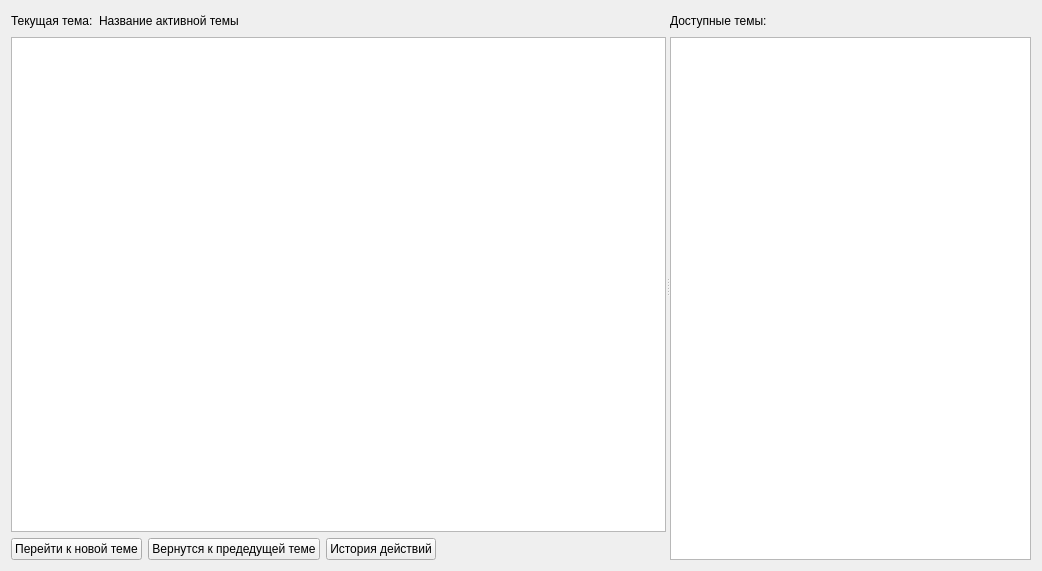
<?xml version="1.0" encoding="UTF-8"?>
<ui version="4.0">
 <class>GUI_cour</class>
 <widget class="QWidget" name="GUI_cour">
  <property name="geometry">
   <rect>
    <x>0</x>
    <y>0</y>
    <width>1042</width>
    <height>571</height>
   </rect>
  </property>
  <property name="windowTitle">
   <string>Form</string>
  </property>
  <layout class="QHBoxLayout" name="horizontalLayout_5">
   <item>
    <widget class="QSplitter" name="splitter">
     <property name="orientation">
      <enum>Qt::Horizontal</enum>
     </property>
     <widget class="QWidget" name="verticalLayoutWidget">
      <layout class="QVBoxLayout" name="verticalLayout">
       <item>
        <layout class="QHBoxLayout" name="horizontalLayout_2">
         <item>
          <widget class="QLabel" name="current_topic">
           <property name="text">
            <string>Текущая тема:</string>
           </property>
          </widget>
         </item>
         <item>
          <widget class="QLabel" name="name_current_topic">
           <property name="text">
            <string>Название активной темы</string>
           </property>
          </widget>
         </item>
         <item>
          <spacer name="horizontalSpacer_2">
           <property name="orientation">
            <enum>Qt::Horizontal</enum>
           </property>
           <property name="sizeHint" stdset="0">
            <size>
             <width>40</width>
             <height>20</height>
            </size>
           </property>
          </spacer>
         </item>
        </layout>
       </item>
       <item>
        <widget class="QTextBrowser" name="subject_field">
         <property name="sizeIncrement">
          <size>
           <width>0</width>
           <height>0</height>
          </size>
         </property>
         <property name="html">
          <string>&lt;!DOCTYPE HTML PUBLIC &quot;-//W3C//DTD HTML 4.0//EN&quot; &quot;http://www.w3.org/TR/REC-html40/strict.dtd&quot;&gt;
&lt;html&gt;&lt;head&gt;&lt;meta name=&quot;qrichtext&quot; content=&quot;1&quot; /&gt;&lt;style type=&quot;text/css&quot;&gt;
p, li { white-space: pre-wrap; }
&lt;/style&gt;&lt;/head&gt;&lt;body style=&quot; font-family:'MS Shell Dlg 2'; font-size:8.25pt; font-weight:400; font-style:normal;&quot;&gt;
&lt;p style=&quot;-qt-paragraph-type:empty; margin-top:0px; margin-bottom:0px; margin-left:0px; margin-right:0px; -qt-block-indent:0; text-indent:0px; font-size:8pt;&quot;&gt;&lt;br /&gt;&lt;/p&gt;&lt;/body&gt;&lt;/html&gt;</string>
         </property>
        </widget>
       </item>
       <item>
        <layout class="QHBoxLayout" name="horizontalLayout">
         <item>
          <widget class="QPushButton" name="go_to_new_topic">
           <property name="text">
            <string>Перейти к новой теме</string>
           </property>
          </widget>
         </item>
         <item>
          <widget class="QPushButton" name="go_to_previous_topic">
           <property name="text">
            <string>Вернутся к предедущей теме</string>
           </property>
          </widget>
         </item>
         <item>
          <widget class="QPushButton" name="action_history">
           <property name="text">
            <string>История действий</string>
           </property>
          </widget>
         </item>
         <item>
          <spacer name="horizontalSpacer">
           <property name="orientation">
            <enum>Qt::Horizontal</enum>
           </property>
           <property name="sizeHint" stdset="0">
            <size>
             <width>40</width>
             <height>20</height>
            </size>
           </property>
          </spacer>
         </item>
        </layout>
       </item>
      </layout>
     </widget>
     <widget class="QWidget" name="verticalLayoutWidget_2">
      <layout class="QVBoxLayout" name="verticalLayout_2">
       <item>
        <layout class="QHBoxLayout" name="horizontalLayout_4">
         <item>
          <widget class="QLabel" name="label">
           <property name="text">
            <string>Доступные темы:</string>
           </property>
          </widget>
         </item>
         <item>
          <spacer name="horizontalSpacer_3">
           <property name="orientation">
            <enum>Qt::Horizontal</enum>
           </property>
           <property name="sizeHint" stdset="0">
            <size>
             <width>40</width>
             <height>20</height>
            </size>
           </property>
          </spacer>
         </item>
        </layout>
       </item>
       <item>
        <widget class="QTreeWidget" name="course_tree">
         <property name="sizeIncrement">
          <size>
           <width>0</width>
           <height>0</height>
          </size>
         </property>
         <property name="baseSize">
          <size>
           <width>300</width>
           <height>600</height>
          </size>
         </property>
         <property name="columnCount">
          <number>0</number>
         </property>
        </widget>
       </item>
      </layout>
     </widget>
    </widget>
   </item>
  </layout>
  <zorder>verticalLayoutWidget</zorder>
  <zorder>subject_field</zorder>
  <zorder>horizontalSpacer_3</zorder>
  <zorder>verticalLayoutWidget_2</zorder>
 </widget>
 <resources/>
 <connections/>
</ui>
